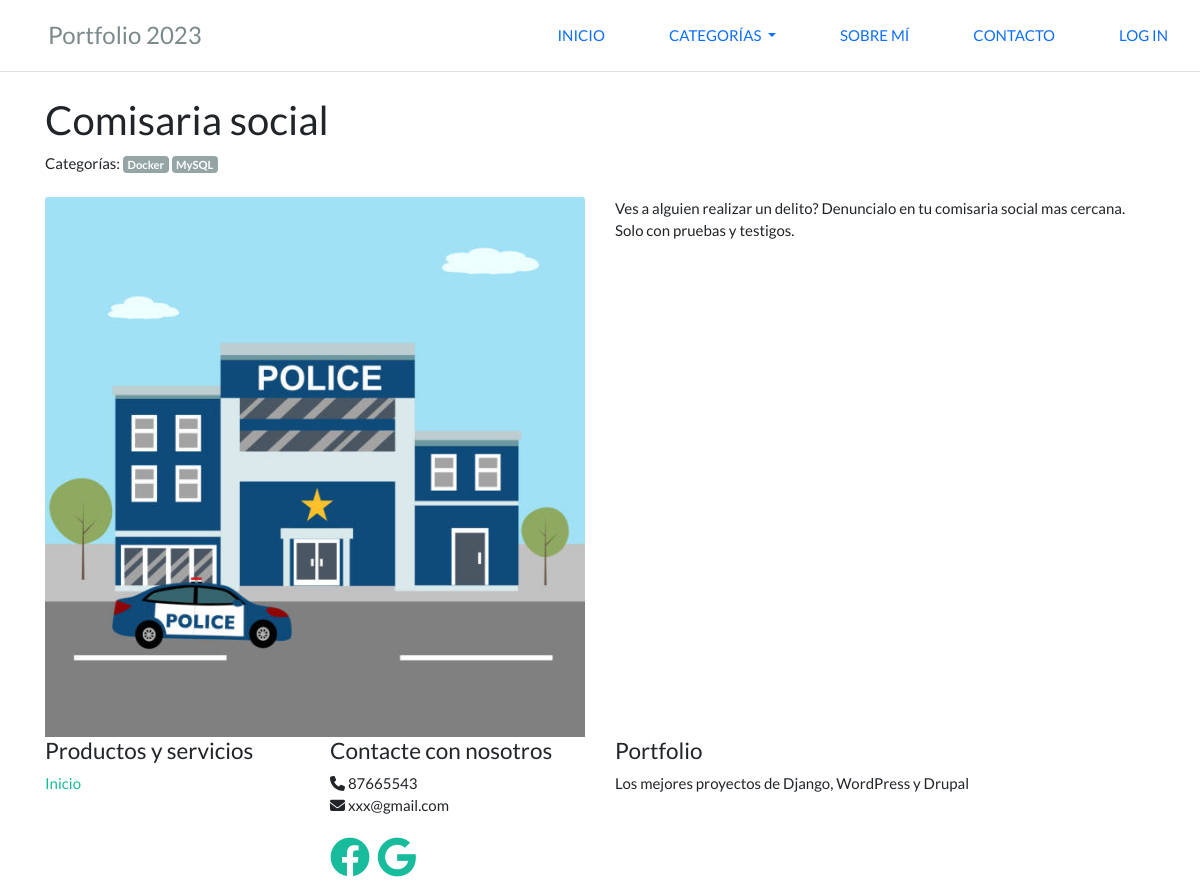
/proyecto.php?id=1, run on the app's committed database.
### tables this page shows
CREATE TABLE `proyecto` (
  `id` int(11) NOT NULL,
  `clave` varchar(30) NOT NULL,
  `titulo` varchar(40) NOT NULL,
  `fecha` varchar(10) NOT NULL,
  `descripcion` varchar(400) NOT NULL,
  `imagen` varchar(60) DEFAULT NULL
);

CREATE TABLE `categoria` (
  `id` int(11) NOT NULL,
  `Nombre` varchar(20) NOT NULL
);

### mysql/proyecto_sql.php (called while the page is built, shortened)
<?php
function get_proyecto_detail($conn, $proyecto_id){
    $proyecto_select_all = "SELECT * FROM proyecto WHERE id = :proy_id";
    $consulta = $conn->prepare($proyecto_select_all);
    $consulta->setFetchMode(PDO::FETCH_ASSOC);
    $consulta->bindParam(":proy_id", $proyecto_id);
    $isOk = $consulta->execute();
    return $consulta->fetch();
}
?>

### mysql/categoria_sql.php (called while the page is built)
<?php
function get_categorias_por_proyecto($conn, $proyecto_id){
    $categorias_por_proyecto = "SELECT c.nombre, c.id
                                FROM categoria_proyecto cp,
                                    categoria c
                                WHERE c.id = cp.categoria_id
                                    AND cp.proyecto_id = :proy_id";
    $consulta = $conn->prepare($categorias_por_proyecto);
    $consulta->setFetchMode(PDO::FETCH_ASSOC);
    $consulta->bindParam(":proy_id", $proyecto_id);
    $isOk = $consulta->execute();
    return $consulta->fetchAll();
}
function get_categorias_all($conn){
    $todas_las_categorias = "SELECT nombre, id
    FROM categoria" ;
$consulta = $conn->prepare($todas_las_categorias);
$consulta->setFetchMode(PDO::FETCH_ASSOC);
$isOk = $consulta->execute();
return $consulta->fetchAll();
}
?>

### proyecto.php (the view, shortened to what this page needs)
<?php
$proyecto_id = $_GET['id'];
include("templates/header.php");
include_once("mysql/proyecto_sql.php");
include_once("mysql/categoria_sql.php")
;
$conn=open_connection();
$proyecto = get_proyecto_detail($conn, $proyecto_id);
?>
<div class="container">
    <h2><?php echo utf8_encode($proyecto['titulo']) ?></h2>
    <span>Categorías: </span>
    <?php foreach(get_categorias_por_proyecto($conn, $proyecto['id']) as $categoria): ?>
        <a href="index.php?categoria=<?php echo $categoria['id']?>" class="badge bg-secondary"><?php echo utf8_encode($categoria['nombre'])?></a>
    <?php endforeach; ?>
    <br> <br>
    <div class="row">
        <div class="col-sm">
        <img class="card-img-top" src="<?php echo (($proyecto['imagen']!=NULL) ? $proyecto['imagen']  : "/static/images/picture-not-available.jpg");?> "alt="<?php echo utf8_encode($proyecto['titulo'])?>" class="img-fluid rounded">
            <br>
        </div>
        <div class="col-sm">
            <?php echo utf8_encode($proyecto['descripcion']) ?>
        </div>
    </div>
</div>
<?php include("templates/footer.php"); ?>

### data on the page
proyecto: titulo "Comisaria social", imagen (picture), descripcion "Ves a alguien realizar un delito? Denuncialo en tu comisaria social mas cercana. Solo con pruebas y testigos."
categoria: Nombre "Docker"
categoria: Nombre "MySQL"

### other printed values
anyoActual() "2023"
